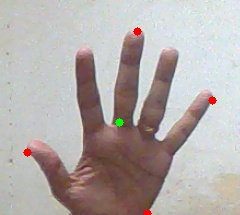
#> input picture resources/center.jpg, 240 x 215 px, given in place of the camera
$ python recognize.py
#> lines starting #> are read from the running program, lines starting #| are printed output that depends on the picture
# Segment, recognize, and count fingers from a video feed

# imports
import cv2
import imutils
import numpy as np
#import rospy
from sklearn.metrics import pairwise

# globals
bg = None


# Finding average background
def run_avg(image, accumWeight):
    global bg
    # initialize the background
    if bg is None:
        bg = image.copy().astype("float")
        return

    # compute weighted average, accumulate it and update the background
    cv2.accumulateWeighted(image, bg, accumWeight)


# Segmenting the hand using Otsu's Binarization + Gaussian filtering
# [72 lines left out: functions segment, count, not called in this run]


if __name__ == "__main__":
    # initialize accumulated weights
    accumWeight = 0.5
    accumWeight2 = 0.5

    # getting video feed
    camera = cv2.VideoCapture(0)

    # defining handboxes
    top, right, bottom, left = 10, 350, 225, 590

    top2, right2, bottom2, left2 = 10, 60, 225, 300

    # calibration variables
    num_frames = 0
    calibrated = False
    calibrated2 = False

    # action loop
    while (True):
        # get current frame
        (grabbed, frame) = camera.read()
#> frame is the input picture: shape (215, 240, 3); mean B, G, R 170.3, 172.5, 179.7

        # resize
        frame = imutils.resize(frame, width=700)
#> frame: shape (627, 700, 3)

        # flip frame
        frame = cv2.flip(frame, 1)
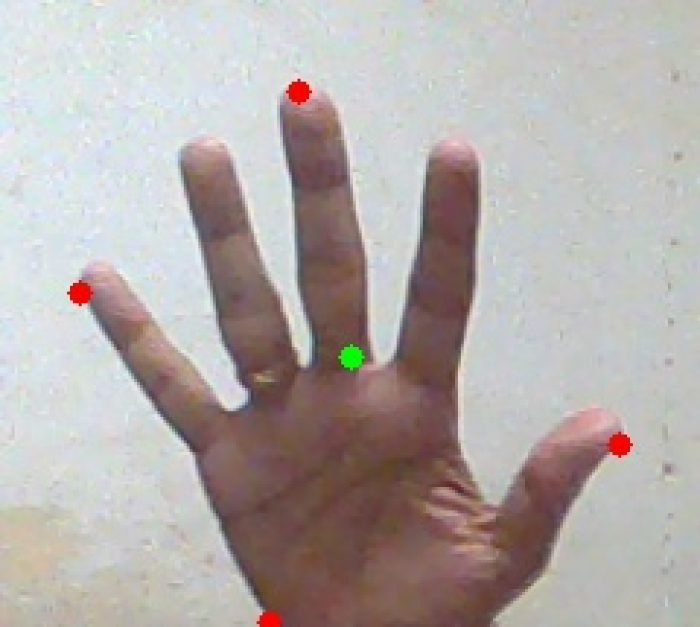
#> frame: shape (627, 700, 3); mean B, G, R 170.3, 172.5, 179.7

        # clone frame
        clone = frame.copy()
        clone2 = frame.copy()

        # hstack of feeds (testing)
        both = np.hstack((clone, clone2))
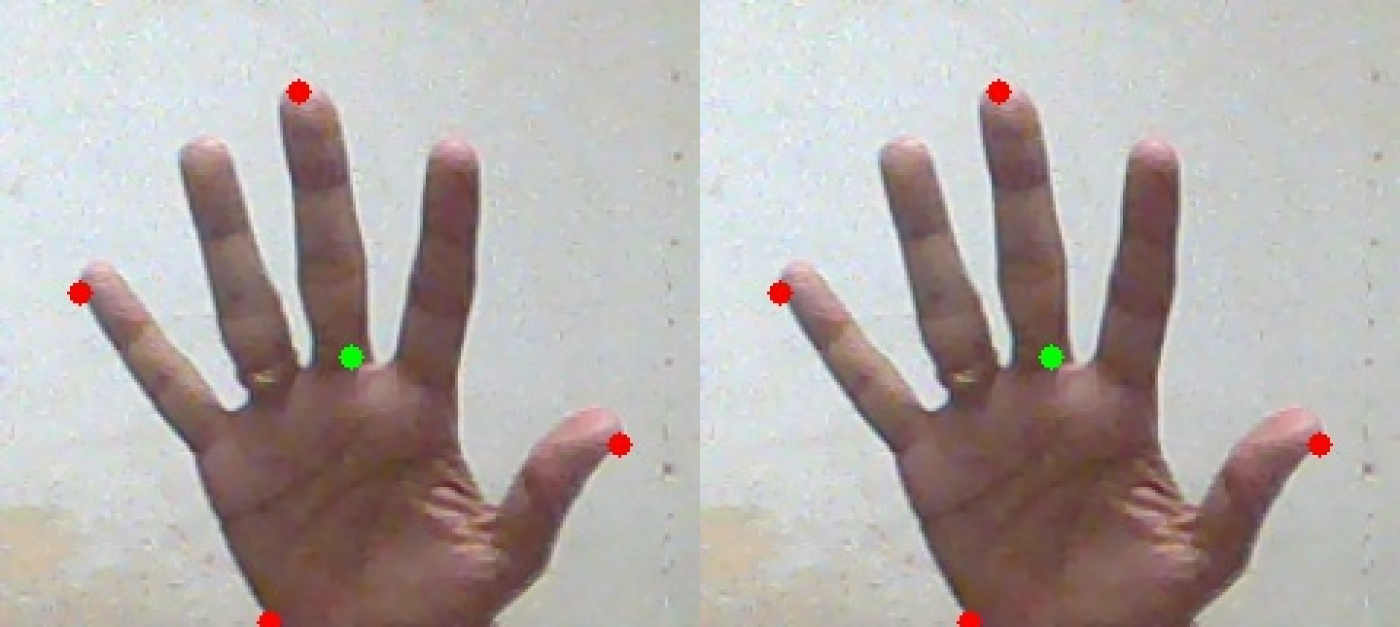
#> both: shape (627, 1400, 3); mean B, G, R 170.3, 172.5, 179.7

        # get height and width of the frame
        (height, width) = frame.shape[:2]
#> height = 627; width = 700

        # get regions of interest
        roi = frame[top:bottom, right:left]
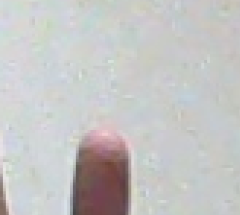
#> roi: shape (215, 240, 3); mean B, G, R 195.6, 196.2, 196.4
        roi2 = frame[top2:bottom2, right2:left2]
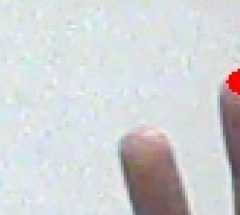
#> roi2: shape (215, 240, 3); mean B, G, R 213.7, 211, 208.7

        # convert to grayscale and blur
        gray = cv2.cvtColor(roi, cv2.COLOR_BGR2GRAY)
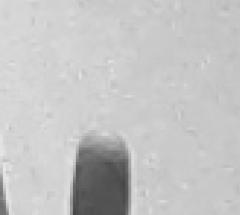
#> gray: shape (215, 240); min 69, max 232, mean 196.2
        gray = cv2.GaussianBlur(gray, (7, 7), 0)

        gray2 = cv2.cvtColor(roi2, cv2.COLOR_BGR2GRAY)
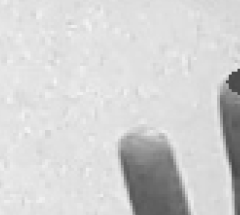
#> gray2: shape (215, 240); min 72, max 246, mean 210.6
        gray2 = cv2.GaussianBlur(gray2, (7, 7), 0)

        # to get the background, keep looking till a threshold is reached
        # so that our weighted average model gets calibrated
        if num_frames < 30:
            run_avg(gray, accumWeight)
            run_avg(gray2, accumWeight2)
            if num_frames == 1:
                print("[STATUS] please wait! calibrating...")
            elif num_frames == 29:
                print("[STATUS] calibration successfull...")
        else:
            # segment hand regions
            hand = segment(gray)
            hand2 = segment(gray2)

            # check whether regions segmented successfully
            if hand is not None and hand2 is not None:
                (thresholded, segmented) = hand
                (thresholded2, segmented2) = hand2

                # draw regions + frames
                cv2.drawContours(clone, [segmented + (right, top)], -1, (0, 0, 255))
                cv2.drawContours(clone, [segmented2 + (right2, top2)], -1, (0, 0, 255))

                # count fingers
                fingers = count(thresholded, segmented)
                fingers2 = count(thresholded2, segmented2)

                cv2.putText(clone, str(fingers), (70, 45), cv2.FONT_HERSHEY_SIMPLEX, 1, (0, 0, 255), 2)
                cv2.putText(clone, str(fingers2), (360, 45), cv2.FONT_HERSHEY_SIMPLEX, 1, (0, 0, 255), 2)

                # show thresholded images
                cv2.imshow("Thresholded", thresholded)
                cv2.imshow("Other hand", thresholded2)

        # draw hands
        cv2.rectangle(clone, (left, top), (right, bottom), (0, 255, 0), 2)
        cv2.rectangle(clone, (left2, top2), (right2, bottom2), (0, 255, 0), 2)
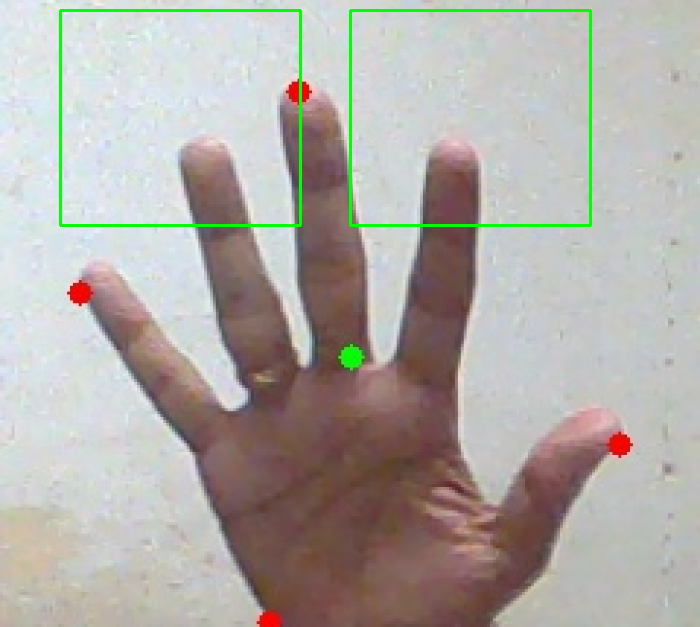
#> clone: shape (627, 700, 3); mean B, G, R 167.9, 173.3, 177.3

        # increment the number of frames
        num_frames += 1

        # display frame with both hands
        cv2.imshow("Video Feed", clone)
        # cv2.imshow("Other hand dude", clone2)

        # watch for quit signal
        keypress = cv2.waitKey(1) & 0xFF
#> (key q is pressed here)

        if keypress == ord("q"):
            break

# free memory
camera.release()
cv2.destroyAllWindows()

$ run again, on resources/hull.jpg
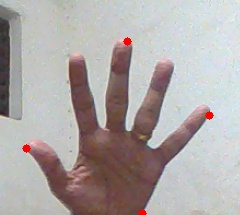
#> input picture resources/hull.jpg, 240 x 215 px, given in place of the camera
#> frame is the input picture: shape (215, 240, 3); mean B, G, R 166.8, 168.1, 174.6
#> `gray2 = cv2.cvtColor(roi2, cv2.COLOR_BGR2GRAY)`:
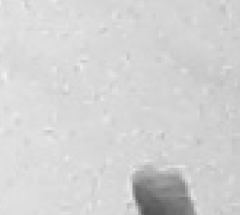
#> gray2: shape (215, 240); min 82, max 239, mean 210.6
#> `cv2.rectangle(clone, (left2, top2), (right2, bottom2), (0, 255, 0), 2)`:
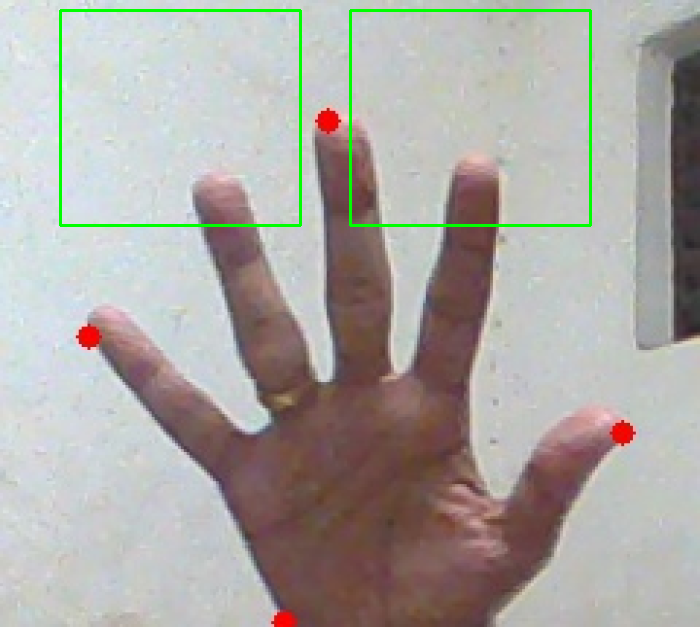
#> clone: shape (627, 700, 3); mean B, G, R 164.4, 168.8, 172.2
